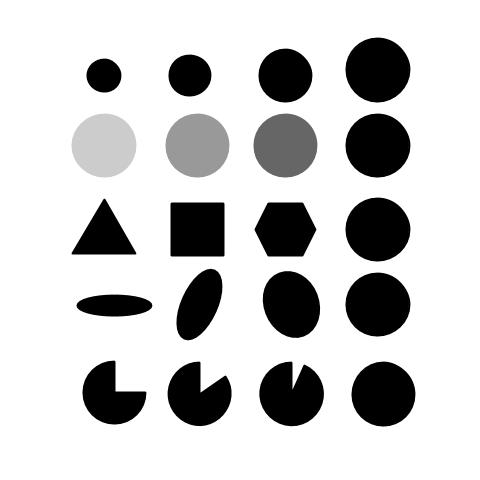
#> input picture blob.jpg, 480 x 480 px
$ python cell_detection.py --file ../blob.jpg   (older library calls are emulated)
#> lines starting #> are read from the running program, lines starting #| are printed output that depends on the picture
from matplotlib import pyplot as plt
from matplotlib import image as image
from matplotlib import collections as mc
from PIL import Image,ImageOps,ImageEnhance
from skimage.exposure import equalize_adapthist
from skimage.io import imread, imsave
import skimage
import mahotas as mh
import cv2
import numpy as np
import scipy.misc
import argparse

def run(img_file, write_img, type):
	preprocessed_img = image_preprocessing(img_file,type)
	blob_detection(preprocessed_img)

def image_preprocessing(img_file, type): #filtering, blurring: preprocessing for OpenCV's blob detection
#> called with img_file = '../blob.jpg', type = 'RGBA'
	img = Image.open(img_file)
#> img is the input picture: PIL image 480x480 RGB; min 0, max 255, mean 203
	img = np.asarray(img)
	img = cv2.GaussianBlur(img,(5,5),0)
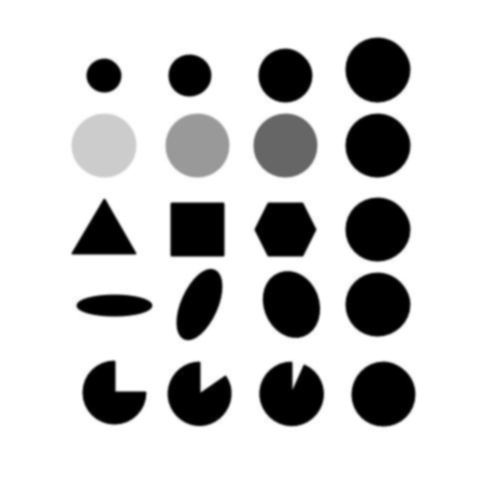
#> img: shape (480, 480, 3); min 0, max 255, mean 203
	img = equalize_adapthist(img,clip_limit = 0.01) #doesn't seem to do much
	plt.imshow(img)
	plt.show()
	r,g,b = img[:, :, 0], img[:, :, 1], img[:, :, 2]
	#RGBA image
	img_threshold = np.max((np.percentile(r, 60),np.percentile(g, 60),np.percentile(b, 60))) #60th percentile arbitrarily chosen: only pixels brighter than 60th percentile remain
#> img_threshold = 0.992
	img[img < img_threshold] = 0
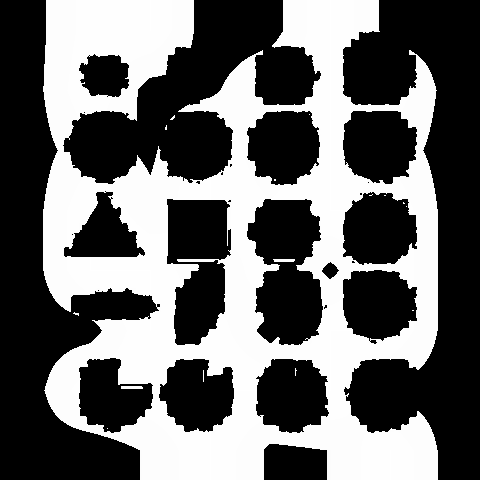
#> img: shape (480, 480, 3) float64; min 0, max 1, mean 0.401
	# img = (img*255).astype(np.uint8)
	# img = cv2.Canny(img,100,100)
	plt.imshow(img)
	plt.show()
	return img


	# [8 lines of commented-out code are left out]
def blob_detection(preprocessed_img): #returns 2d array of coordinates
	return skimage.feature.blob_log(preprocessed_img)
def write_to_file(write_img, write_file):#write_img is a numpy array, write_file is a filename
	Image.fromarray(write_img).save(write_file)
def main():
    global args
    parser = argparse.ArgumentParser(description='...')
    parser.add_argument("-f", "--file",
                    help="image file to read",
                    type=str, default=None)
    parser.add_argument("-w", "--write_file",
                    help="image file to write to",
                    type=str, default=None)
    parser.add_argument("-t", "--type",
                    help="type of image file",
                    type=str, default="RGBA")
    args = parser.parse_args()
    run(args.file,args.write_file,args.type)

if __name__ == "__main__":
    main()
